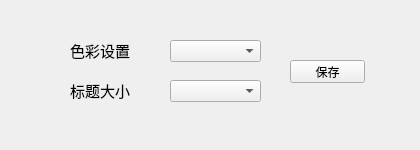
   <widget class="QWidget" name="tab_7">
    <attribute name="title">
     <string>系统设置</string>
    </attribute>
    <widget class="QFrame" name="frame_5">
     <property name="geometry">
      <rect>
       <x>40</x>
       <y>10</y>
       <width>371</width>
       <height>131</height>
      </rect>
     </property>
     <property name="frameShape">
      <enum>QFrame::NoFrame</enum>
     </property>
     <property name="frameShadow">
      <enum>QFrame::Raised</enum>
     </property>
     <widget class="QPushButton" name="pushButton_color">
      <property name="geometry">
       <rect>
        <x>250</x>
        <y>50</y>
        <width>75</width>
        <height>23</height>
       </rect>
      </property>
      <property name="text">
       <string>保存</string>
      </property>
     </widget>
     <widget class="QLabel" name="label_77">
      <property name="geometry">
       <rect>
        <x>30</x>
        <y>30</y>
        <width>81</width>
        <height>21</height>
       </rect>
      </property>
      <property name="font">
       <font>
        <pointsize>11</pointsize>
       </font>
      </property>
      <property name="text">
       <string>色彩设置</string>
      </property>
     </widget>
     <widget class="QComboBox" name="comboBox_size">
      <property name="geometry">
       <rect>
        <x>130</x>
        <y>70</y>
        <width>91</width>
        <height>22</height>
       </rect>
      </property>
     </widget>
     <widget class="QLabel" name="label_78">
      <property name="geometry">
       <rect>
        <x>30</x>
        <y>70</y>
        <width>81</width>
        <height>21</height>
       </rect>
      </property>
      <property name="font">
       <font>
        <pointsize>11</pointsize>
       </font>
      </property>
      <property name="text">
       <string>标题大小</string>
      </property>
     </widget>
     <widget class="QComboBox" name="comboBox_color">
      <property name="geometry">
       <rect>
        <x>130</x>
        <y>30</y>
        <width>91</width>
        <height>22</height>
       </rect>
      </property>
     </widget>
    </widget>
   </widget>
